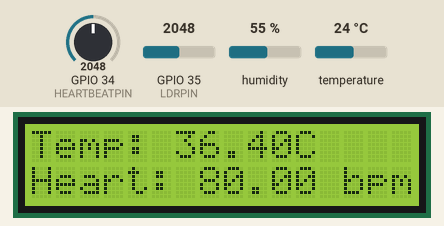
Recording of a sketch running on a simulated ESP32. Shown: 16×2 character LCD. Inputs (shaded band) come from the test bench; at power-on: GPIO 35 (LDRPIN) = 2048, temperature 24 °C, GPIO 34 (HEARTBEATPIN) = 2048, humidity 55 %. WiFi joins after 1.5 s; servers stay silent unless stated; uploads are accepted with an empty reply; random numbers use the default seed unless the sketch sets one; what the sketch prints to the serial monitor is not drawn.

Above: at 3.2 s.
3.3 s: GPIO 35 (LDRPIN) set to 2866
At 13.2 s:
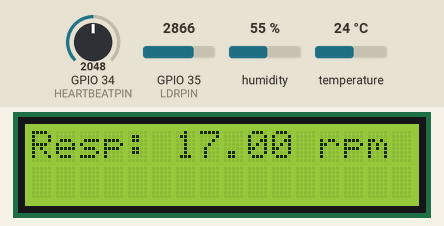
24.0 s: temperature set to 12 °C
At 33.1 s:
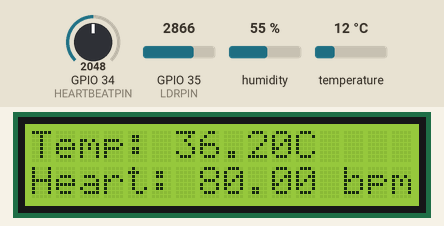
34.3 s: GPIO 35 (LDRPIN) set to 3972
At 44.3 s:
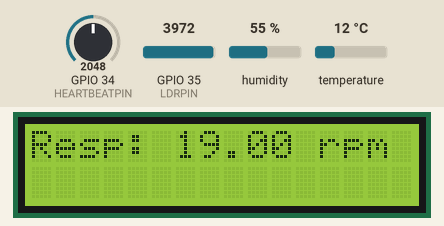
Timing chart, 0 to 45.8 s (numbered marks = the images above; inputs shaded):
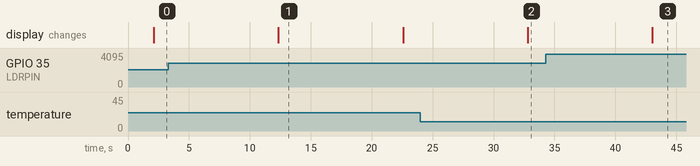

The sketch:

sketch.ino
```cpp
#include "Device.h"

// Definiciones de WiFi
const char* ssid = "Wokwi-GUEST";
const char* password = "";
const char* serverName = "https://elderlycareedge.azurewebsites.net/";

// Crear objeto Device
Device device(ssid, password, serverName);

void setup() {
    device.begin();
}

void loop() {
    device.run();
}
```

DHTSensor.cpp
```cpp
#include "DHTSensor.h"

DHTSensor::DHTSensor(uint8_t pin, uint8_t type) : dht(pin, type) {}

void DHTSensor::begin() {
    dht.begin();
}

float DHTSensor::readTemperature() {
    float t = dht.readTemperature();
    if (isnan(t)) {
        Serial.println("Error al leer el sensor DHT!");
        return NAN;
    }
    return map(t, 0, 50, 360, 370) / 10.0;// Ajustar la temperatura al rango de 36 a 37 grados Celsius
}
```

DHTSensor.h
```cpp
#ifndef DHTSENSOR_H
#define DHTSENSOR_H

#include <DHT.h>
#include <DHT_U.h>

class DHTSensor {
public:
    DHTSensor(uint8_t pin, uint8_t type);
    void begin();
    float readTemperature();

private:
    DHT dht;
};

#endif
```

Device.cpp
```cpp
#include "Device.h"

// Definiciones de pines y tipos de sensores
#define DHTPIN 15
#define DHTTYPE DHT22
#define HEARTBEATPIN 34
#define LDRPIN 35 // Pin para el sensor de luz

Device::Device(const char* ssid, const char* password, const char* serverName)
  : ssid(ssid), password(password), serverName(serverName),
    dhtSensor(DHTPIN, DHTTYPE), heartRateSensor(HEARTBEATPIN),
    respiratoryRateSensor(LDRPIN), lcd(27, 32, 33, 21, 22, 23, 26) {}

void Device::begin() {
    Serial.begin(115200);
    dhtSensor.begin();
    lcd.begin(16, 2);

    connectWiFi();
}

void Device::connectWiFi() {
    WiFi.begin(ssid, password);
    while (WiFi.status() != WL_CONNECTED) {
        delay(1000);
        Serial.println("Connecting to WiFi...");
    }
    Serial.println("Connected to WiFi");
}

void Device::sendData(float temperature, float heartbeat, float respiratoryRate, float latitude, float longitude) {
    if (WiFi.status() == WL_CONNECTED) {
        HTTPClient http;
        http.begin(serverName + String("/api/Elderlycare/v1/report?patientId=3"));
        http.addHeader("Content-Type", "application/json");

       String jsonPayload = "{";
        jsonPayload += "\"id\": 0,";
        jsonPayload += "\"heartRate\":" + String(heartbeat,1) + ",";
        jsonPayload += "\"breathingFrequency\":" + String(respiratoryRate,1) + ",";
        jsonPayload += "\"temperature\":" + String(temperature,1) + ",";
        jsonPayload += "\"longitude\":\"" + String(longitude, 6)+ "\",";
        jsonPayload += "\"latitude\":\"" + String(latitude, 6)+ "\"";
        jsonPayload += "}";

        Serial.println("Payload: " + jsonPayload);

        int httpResponseCode = http.POST(jsonPayload);

        Serial.println("HTTP Response code: " + String(httpResponseCode));

        if (httpResponseCode > 0) {
            String response = http.getString();
            Serial.println(httpResponseCode);
            Serial.println(response);
        } else {
            Serial.println("Error on sending POST: " + String(httpResponseCode));
        }

        http.end();
    } else {
        Serial.println("WiFi Disconnected");
    }
}

void Device::run() {
    float adjustedTemperature = dhtSensor.readTemperature();
    float heartbeat = heartRateSensor.readHeartRate();
    float respiratoryRate = respiratoryRateSensor.readRespiratoryRate();

     // Generar coordenadas GPS aleatorias en Lima
int min_lat_micro = -12080000;   // Alrededor de -12.08 * 1000000
int max_lat_micro = -12070000;   // Alrededor de -12.07 * 1000000
int min_lng_micro = -77095000;   // Alrededor de -77.095 * 1000000
int max_lng_micro = -77085000;   // Alrededor de -77.085 * 1000000

float latitude = random(min_lat_micro, max_lat_micro) / 1000000.0;
float longitude = random(min_lng_micro, max_lng_micro) / 1000000.0;

    static int screen = 0;
    lcd.clear();

    if (screen == 0) {
        lcd.setCursor(0, 0);
        lcd.print("Temp: ");
        lcd.print(adjustedTemperature);
        lcd.print("C");
        lcd.setCursor(0, 1);
        lcd.print("Heart: ");
        lcd.print(heartbeat);
        lcd.print(" bpm");
    } else if (screen == 1) {
        lcd.setCursor(0, 0);
        lcd.print("Resp: ");
        lcd.print(respiratoryRate);
        lcd.print(" rpm");
    } else {
        lcd.setCursor(0, 0);
        lcd.print("Lat: ");
        lcd.print(latitude, 6);
        lcd.setCursor(0, 1);
        lcd.print("Lon: ");
        lcd.print(longitude, 6);
    }
    screen = (screen + 1) % 3; // Alternar entre las tres pantallas

    sendData(adjustedTemperature, heartbeat, respiratoryRate, latitude, longitude);

    delay(10000); // Esperar 10 segundos antes de la próxima lectura
}
```

Device.h
```cpp
#ifndef DEVICE_H
#define DEVICE_H

#include <Adafruit_LiquidCrystal.h>
#include <WiFi.h>
#include <HTTPClient.h>
#include "DHTSensor.h"
#include "HeartRateSensor.h"
#include "RespiratoryRateSensor.h"

class Device {
public:
    Device(const char* ssid, const char* password, const char* serverName);
    void begin();
    void run();

private:
    const char* ssid;
    const char* password;
    const char* serverName;

    DHTSensor dhtSensor;
    HeartRateSensor heartRateSensor;
    RespiratoryRateSensor respiratoryRateSensor;
    Adafruit_LiquidCrystal lcd;

    void connectWiFi();
    void sendData(float temperature, float heartbeat, float respiratoryRate, float latitude, float longitude);
};

#endif
```

HeartRateSensor.cpp
```cpp
#include "HeartRateSensor.h"

HeartRateSensor::HeartRateSensor(uint8_t pin) : pin(pin) {}

float HeartRateSensor::readHeartRate() {
    int sensorValue = analogRead(pin);
    return map(sensorValue, 0, 4095, 60, 100); // Simula bpm entre 60 y 100 bpm
}
```

HeartRateSensor.h
```cpp
#ifndef HEARTRATESENSOR_H
#define HEARTRATESENSOR_H

#include <Arduino.h>

class HeartRateSensor {
public:
    HeartRateSensor(uint8_t pin);
    float readHeartRate();

private:
    uint8_t pin;
};

#endif
```

RespiratoryRateSensor.cpp
```cpp
#include "RespiratoryRateSensor.h"

RespiratoryRateSensor::RespiratoryRateSensor(uint8_t pin) : pin(pin) {}

float RespiratoryRateSensor::readRespiratoryRate() {
    int ldrValue = analogRead(pin);
    return map(ldrValue, 0, 4095, 12, 20); // Simula bpm entre 12 a 20 rpm
}
```

RespiratoryRateSensor.h
```cpp
#ifndef RESPIRATORYRATESENSOR_H
#define RESPIRATORYRATESENSOR_H

#include <Arduino.h>

class RespiratoryRateSensor {
public:
    RespiratoryRateSensor(uint8_t pin);
    float readRespiratoryRate();

private:
    uint8_t pin;
};

#endif
```

Measured:
- what the display in image 1 shows lasts 10.3 s, from 12.3 s to 22.6 s
